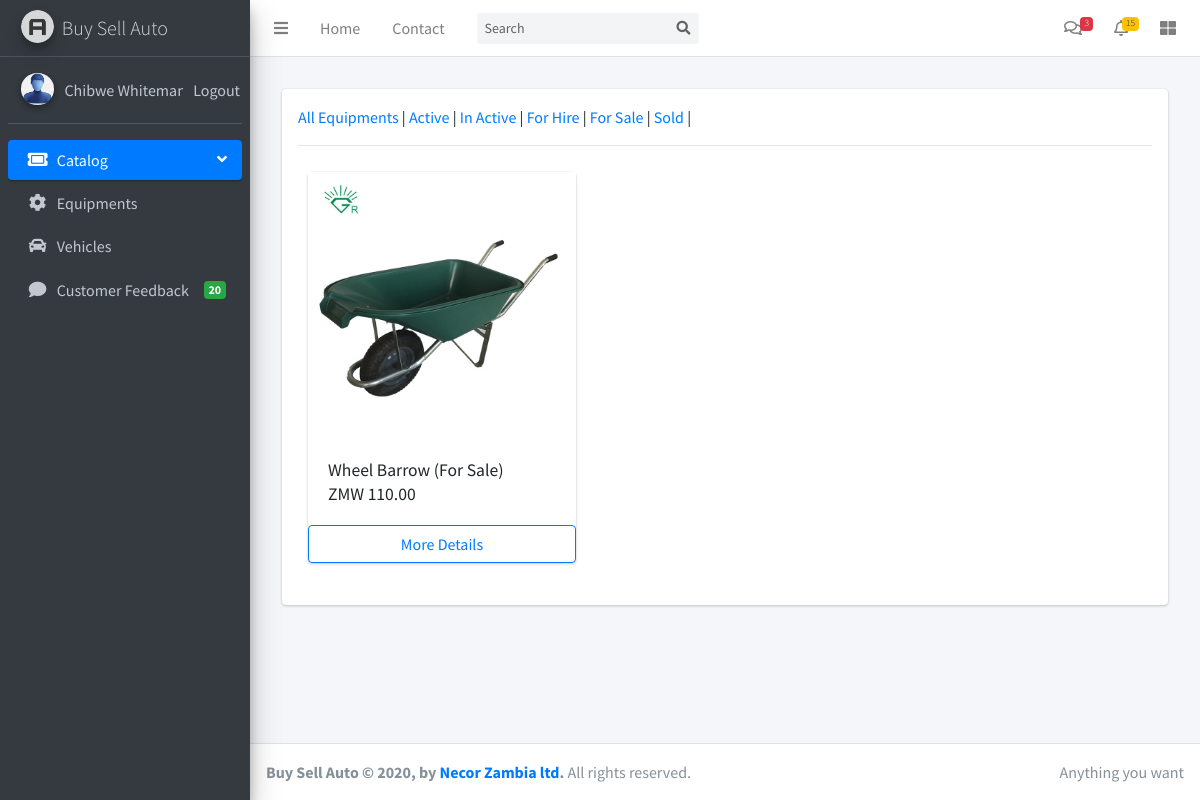
Page /agent/equipment (signed in) on the committed database.
### store/models.py (models this page shows, shortened)
class User(AbstractUser):
    is_agent = models.BooleanField(default=False)
    is_employee = models.BooleanField(default=False)
    portfolio_site = models.URLField(blank=True)
    phone = models.CharField(max_length=60, blank=True, null=True)
    country = models.CharField('Country', max_length=60, blank=True, null=True)
    city = models.CharField('City', max_length=60, blank=True, null=True)
    postal_code = models.CharField('Postal Code', max_length=60, blank=True, null=True)
    address = models.CharField(max_length=60, blank=True, null=True)
    picture = models.ImageField(upload_to="users/pictures/%Y/%m/%d'", blank=True, null=True)
    email = models.EmailField(blank=True, null=True)
    username_validator = ASCIIUsernameValidator()
    def get_full_name(self):
        full_name = self.username
        if self.first_name and self.last_name:
            full_name = self.first_name + " " + self.last_name
        return full_name

### businessdirectory/models.py (models this page shows, shortened)
class EquipmentImage(models.Model):
    equipment = models.ForeignKey(Equipment, on_delete=models.CASCADE)
    image = models.ImageField(upload_to='equipments/images/%Y/%m/%d', null=True)
    active = models.BooleanField(default=True)
    updated_at = models.DateTimeField(auto_now=True)
    def image_tag(self):
        if self.image:
            return mark_safe('<img src="%s" style="width: 50px; height: 50px;"/>' % self.image.url)
        else:
            return 'No image found!'
    image_tag.short_description = 'Image'

class Equipment(models.Model):
    is_equipment_model = models.BooleanField(default=True, editable=False)
    user = models.ForeignKey(User, verbose_name='Agent Name', null=True, default='', on_delete=models.CASCADE)
    equipment_type = models.ForeignKey(EquipmentType, on_delete=models.CASCADE)
    equipment_name = models.CharField(max_length=200,)
    slug = models.SlugField(unique=True, default='')
    equipment_brand = models.CharField(max_length=200, default='')
    equipment_stock = models.IntegerField(null=True, blank=True, default=1)
    equipment_sold = models.IntegerField(null=True, blank=True, default=0)
    equipment_price = models.DecimalField(decimal_places=2, max_digits=100, default=0.00)
    equipment_listing_type = models.CharField(max_length=200, verbose_name='Listing Type', default='', choices=EQUIPMENT_LISTING_TYPE)
    equipment_status = models.CharField(max_length=200, verbose_name='Equipment Status', default='', choices=EQUIPMENT_STATUS)
    equipment_description = HTMLField()
    active = models.BooleanField(default=True)

### agents/views.py (the view)
# urls.py: path('agent/equipment', views.agent_equipments, name='agent_equipments'),
@agent_required
def agent_equipments(request):
    all_equipments = Equipment.objects.filter(user=request.user)
    return render(request, 'agents/agent_equipments.html',
                  {
                      'all_equipments': all_equipments,
                  })

### store/templates/agents/agent_equipments.html (shortened to what this page needs)
{% extends 'agents/base.html' %}
{% load static %}
{% block content %}
    <div class="wrapper">
        <div class="main-panel">
            <div class="content">
                <div class="container-fluid">
                    <div class="row p-3">
                        <div class="col-md-12 p-3">
                            <div class="card p-3">
                                <div class="header">
                                    <a href="{% url 'agent_equipments' %}">All Equipments</a> |
                                    <a href="">Active</a> |
                                    <a href="">In Active</a> |
                                    <a href="">For Hire</a> |
                                    <a href="">For Sale</a> |
                                    <a href="">Sold</a> |
                                </div>
                            <hr>
                                <div class="row" style="padding: 10px">
                                    {% for product in all_equipments reversed %}
                                        <div class="col-sm-4 d-flex">
                                            <div class="card flex-fill">
                                                {% for p_image in product.equipmentimage_set.all|slice:":1" %}
                                                    <img class="card-img-top img-fluid img-responsive" src="
                                                        {% if p_image.image %}
                                                                {{ p_image.image.url }}
                                                         {% else %}
                                                               {% static 'store/images/blank-car.jpg' %}
                                                          {% endif %}" alt="Card image cap">
                                                {% endfor %}
                                                <div class="card-body">
                                                    <h5 class="card-title">{{ product.equipment_name }} ({{ product.equipment_listing_type }})</h5></center>
                                                    <br>
                                                    <h5 class="card-title">ZMW {{ product.equipment_price }}</h5></center>
                                                </div>
                                            <a href="{% url 'agent_equipment_detail' product.id %}" class="btn btn-outline-primary btn-block">More Details</a>
                                            </div>
                                        </div>
                                    {% endfor %}
                                </div>
                            </div>
                        </div>
                    </div>
                </div>
            </div>
        </div>
    </div>
{% endblock %}

### store/templates/agents/base.html (shortened to what this page needs)
{% load staticfiles %}
<!DOCTYPE html>
<html lang="en">
<head>
    <link rel="stylesheet" href="{% static 'agents/plugins/fontawesome-free/css/all.min.css' %}">
    <link rel="stylesheet" href="{% static 'agents/plugins/overlayScrollbars/css/OverlayScrollbars.min.css' %}">
    <link rel="stylesheet" href="{% static 'agents/dist/css/adminlte.min.css' %}">
</head>
<body class="hold-transition sidebar-mini">
<div class="wrapper">
    <nav class="main-header navbar navbar-expand navbar-white navbar-light">
        <ul class="navbar-nav">
            <li class="nav-item">
                <a class="nav-link" data-widget="pushmenu" href="#" role="button"><i class="fas fa-bars"></i></a>
            </li>
            <li class="nav-item d-none d-sm-inline-block">
                <a href="{% url 'agentdashboard' %}" class="nav-link">Home</a>
            </li>
            <li class="nav-item d-none d-sm-inline-block">
                <a href="#" class="nav-link">Contact</a>
            </li>
        </ul>
        <form class="form-inline ml-3">
            <div class="input-group input-group-sm">
                <input class="form-control form-control-navbar" type="search" placeholder="Search" aria-label="Search">
                <div class="input-group-append">
                    <button class="btn btn-navbar" type="submit">
                        <i class="fas fa-search"></i>
                    </button>
                </div>
            </div>
        </form>
        <ul class="navbar-nav ml-auto">
            <li class="nav-item dropdown">
                <a class="nav-link" data-toggle="dropdown" href="#">
                    <i class="far fa-comments"></i>
                    <span class="badge badge-danger navbar-badge">3</span>
                </a>
            </li>
            <li class="nav-item dropdown">
                <a class="nav-link" data-toggle="dropdown" href="#">
                    <i class="far fa-bell"></i>
                    <span class="badge badge-warning navbar-badge">15</span>
                </a>
            </li>
            <li class="nav-item">
                <a class="nav-link" data-widget="control-sidebar" data-slide="true" href="#" role="button"><i
                        class="fas fa-th-large"></i></a>
            </li>
        </ul>
    </nav>
    <aside class="main-sidebar sidebar-dark-primary elevation-4">
        <a href="{% url 'agentdashboard' %}" class="brand-link">
            <img src="{% static 'agents/dist/img/AdminLTELogo.png' %}" alt="AdminLTE Logo"
                 class="brand-image img-circle elevation-3"
                 style="opacity: .8">
            <span class="brand-text font-weight-light">Buy Sell Auto</span>
        </a>
        <div class="sidebar">
            <div class="user-panel mt-3 pb-3 mb-3 d-flex">
                <div class="image">
                    <img src="
                    {% if request.user.picture %}
                        {{ request.user.picture.url }}
                    {% else %}
                        {% static 'agents/dist/img/user-avata.png' %}
                    {% endif %}
                    " class="img-circle elevation-2" alt="User Image">
                </div>
                <div class="info">
                    <a href="{% url 'agent_profile' %}" class="d-block">{{ request.user.get_full_name | capfirst }}</a>
                </div><hr>
            <div class="info">
                    <a href="{% url 'logout' %}" class="d-block">Logout</a>
                </div>
            </div>
            <nav class="mt-2">
                <ul class="nav nav-pills nav-sidebar flex-column" data-widget="treeview" role="menu"
                    data-accordion="false">
                    <li class="nav-item has-treeview menu-open">
                        <a href="#" class="nav-link active">
                            <i class="nav-icon fas fa-ticket-alt"></i>
                            <p>
                                Catalog
                                <i class="right fas fa-angle-left"></i>
                            </p>
                        </a>
                        <ul class="nav nav-treeview">
                            <li class="nav-item">
                                <a href="{% url 'agent_equipments' %}" class="nav-link">
                                    <i class="fa fa-cog nav-icon"></i>
                                    <p>Equipments</p>
                                </a>
                            </li>
                            <li class="nav-item">
                                <a href="{% url 'agent_vehicles' %}" class="nav-link">
                                    <i class="fa fa-car nav-icon"></i>
                                    <p>Vehicles</p>
                                </a>
                            </li>
                        </ul>
                    </li>
                    <li class="nav-item">
                        <a href="#" class="nav-link">
                            <i class="nav-icon fa fa-comment"></i>
                            <p>
                                Customer Feedback
                                <span class="right badge badge-success">20</span>
                            </p>
                        </a>
                    </li>
                </ul>
            </nav>
        </div>
    </aside>
    <div class="content-wrapper">
        {% block content %}
        {% endblock %}
    </div>
    {% block footer %}
        <footer class="main-footer">
            <div class="float-right d-none d-sm-inline">
                Anything you want
            </div>
            <strong>Buy Sell Auto &copy; {% now 'Y' %}, by <a href="https://necor.co.zm">Necor Zambia ltd</a>.</strong> All rights
            reserved.
        </footer>
    {% endblock %}
</div>
</body>
</html>

### rows in the picture
User: user.get_full_name "Chibwe…"
Equipment: equipment_name "Wheel Barrow", equipment_listing_type "For Sale", equipment_price "110.00"
EquipmentImage: image (picture)
